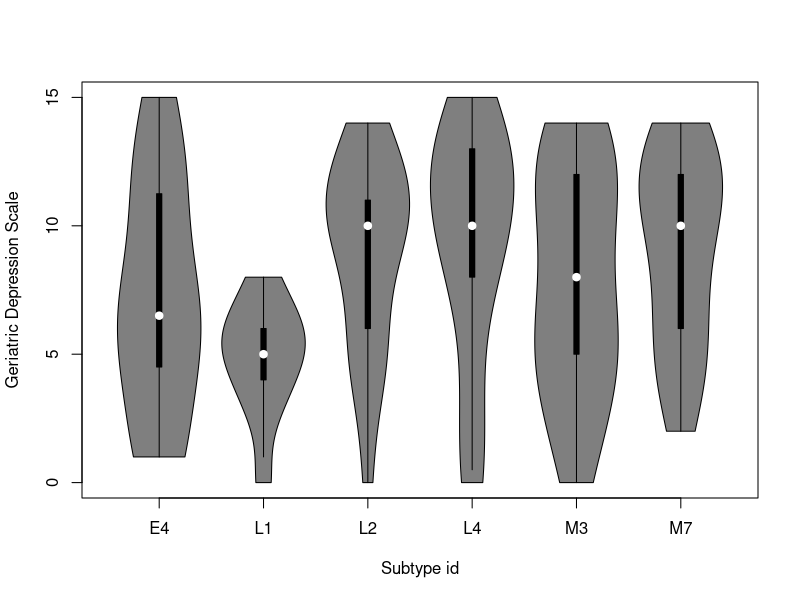
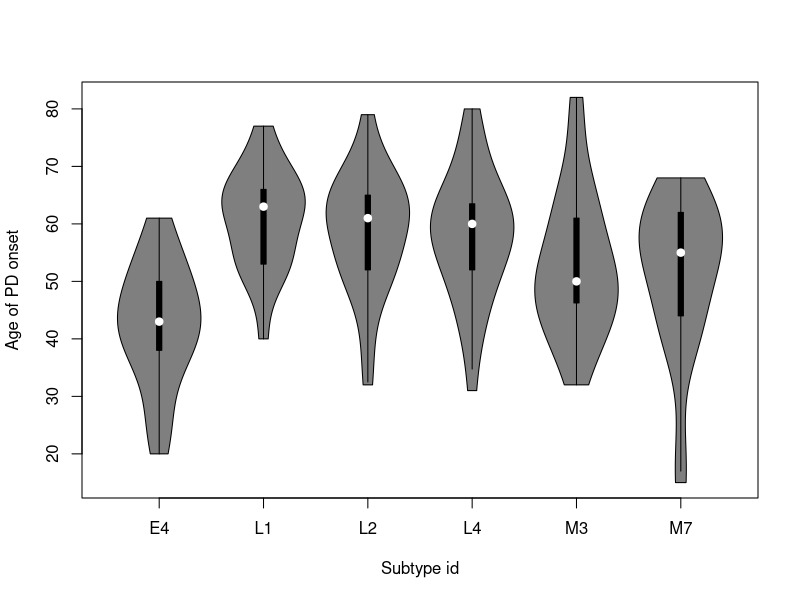
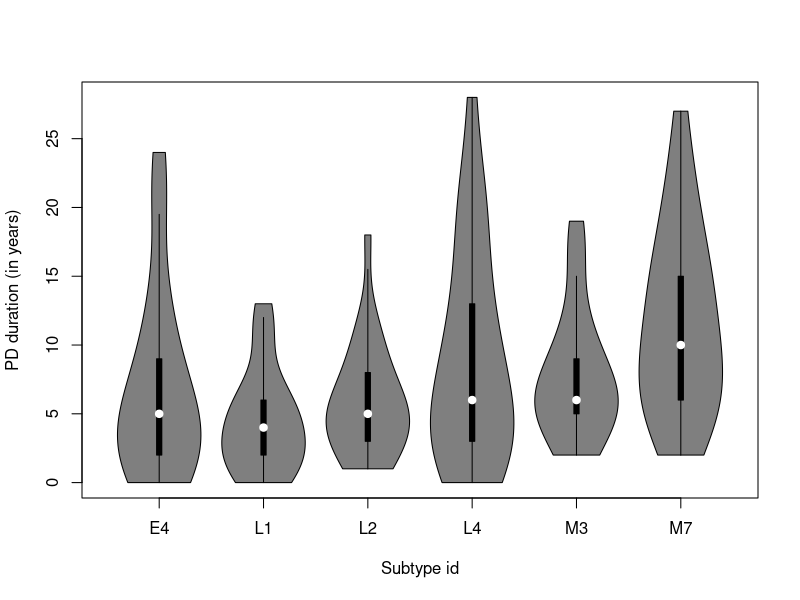

Generate these figures, in order, with R: (Note: this script raises an error after producing the figures.)
library(dplyr)

lrrk_sub_data2 = read.csv(file = "../data/violin_plot_data_each_subtype_Feb11_2024.csv", header = TRUE, stringsAsFactors = FALSE)

library(vioplot)

vioplot(GDS15SCORE~subtype_id, data= lrrk_sub_data2, xlab= "Subtype id", ylab= "Geriatric Depression Scale")

vioplot(ageonset~subtype_id, data= lrrk_sub_data2, xlab= "Subtype id", ylab= "Age of PD onset")

vioplot(pd_duration~subtype_id, data= lrrk_sub_data2, xlab= "Subtype id", ylab= "PD duration (in years)")

lrrk_sub_data2$NHY = as.factor(lrrk_sub_data2$NHY)

library(ggplot2)

nhy_group_data= lrrk_sub_data2 %>% group_by(c(subtype_id, NHY)) %>% summarise(pat_count=n())
#ggplot(nhy_group_data, aes(x = subtype_id, y= count, fill = "NHY")) + 
ggplot(nhy_group_data, aes(x = subtype_id, y = pat_count))+
  geom_col(aes(fill = NHY), width = 0.7) + theme_bw() + theme( text = element_text(size = 11), legend.position="bottom") + labs(x="Subtype id", y= "Patient count", fill="Hoehn and \n Yahr Stage") 
